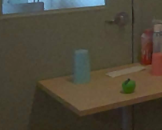
#> input picture cropped.png, 162 x 130 px
$ python sift.py
#> lines starting #> are read from the running program, lines starting #| are printed output that depends on the picture; after the words box and inside, x2 and y2 are one past the last pixel; in counts of white or black regions, pixels touching at a corner belong together
import cv2
import numpy as np
import matplotlib.pyplot as plt

DISTANCE_THRESHOLD = 300

def ratio_test(matches, threshold=0.85):
    good = []

    for pair in matches:
        if len(pair) == 2:
            m, n = pair
            if m.distance < threshold * n.distance:
                good.append(m)

    return good

def transform_point(H, point):      # transform points given homography
    # Convert point into the required format
    point = np.array(
        [[point]],
        dtype=np.float32
    )

    # Transform point
    transformed = cv2.perspectiveTransform(
        point, H
    )

    return transformed[0][0]


def siftTest(qImg, rImg, selectedPt):
    sift = cv2.SIFT_create(contrastThreshold=0.03)

    gray_target = cv2.cvtColor(qImg, cv2.COLOR_BGR2GRAY)
    gray_robot = cv2.cvtColor(rImg, cv2.COLOR_BGR2GRAY)

    # draw keypoints on image to compare later
    cam_keys, cam_desc = sift.detectAndCompute(gray_robot, None)
    target_keys, target_desc = sift.detectAndCompute(gray_target, None)

    target_keys = list(target_keys)

    # filter to a selected point with radius threshold
    filtered_target_keys = []
    filtered_target_desc = []
    for kp in range(len(target_keys)):
        pt = np.array((target_keys[kp].pt[0], target_keys[kp].pt[1]))
        if np.linalg.norm(pt - selectedPt) < DISTANCE_THRESHOLD:
            filtered_target_keys.append(target_keys[kp])
            filtered_target_desc.append(target_desc[kp])
            # filtered_target_desc = np.append(filtered_target_desc, target_keys[kp])
    filtered_target_desc = np.array(filtered_target_desc)

    return filtered_target_keys, filtered_target_desc, cam_keys, cam_desc

def surfTest(qImg, rImg, selectedPt):
    hessian = 400 # default val
    surf = cv2.xfeatures2d.SURF_create(hessian)
    surf.setExtended(True) # change dimensions to make it similar to sift

    # grey scale
    gray_target = cv2.cvtColor(qImg, cv2.COLOR_BGR2GRAY)
    gray_cam = cv2.cvtColor(rImg, cv2.COLOR_BGR2GRAY)

    # draw keypoints on image to compare later
    target_keys, target_desc = surf.detectAndCompute(gray_target, None)
    cam_keys, cam_desc = surf.detectAndCompute(gray_cam, None)
    # print(target_desc)

    # keep track of indexes of keys to filter
    filtered_target_keys = []
    filtered_target_desc = []
    for kp in range(len(target_keys)):
        pt = np.array((target_keys[kp].pt[0], target_keys[kp].pt[1]))
        if np.linalg.norm(pt - selectedPt) < DISTANCE_THRESHOLD:
            filtered_target_keys.append(target_keys[kp])
            filtered_target_desc.append(target_desc[kp])
            # filtered_target_desc = np.append(filtered_target_desc, target_keys[kp])
    filtered_target_desc = np.array(filtered_target_desc)

    return filtered_target_keys, filtered_target_desc, cam_keys, cam_desc

def combo_test(qImg, rImg, selectedPt):
    # run algorithms
    sift_target_keys, sift_target_desc, sift_cam_keys, sift_cam_desc = siftTest(qImg, rImg, selectedPt)
    surf_target_keys, surf_target_desc, surf_cam_keys, surf_cam_desc = surfTest(qImg, rImg, selectedPt)

    # copy image
    cam_img = qImg.copy()
    target_img = rImg.copy()

    cam_keys = sift_cam_keys + surf_cam_keys
    target_keys = sift_target_keys + surf_target_keys

    # match
    cv2.drawKeypoints(rImg, cam_keys, cam_img, (0, 255, 0))
    cv2.drawKeypoints(qImg, target_keys, target_img, (0, 255, 0))

    bf = cv2.BFMatcher(cv2.NORM_L2)
    sift_matches = bf.knnMatch(sift_target_desc, sift_cam_desc, k=2)
    surf_matches = bf.knnMatch(surf_target_desc, surf_cam_desc, k=2)

    # get match points of sift and surf to combine
    filtered_sift_matches = ratio_test(sift_matches)
    filtered_surf_matches = ratio_test(surf_matches)

    # combine sift and surf matches
    matches = list(filtered_sift_matches)
    for match in filtered_surf_matches:
        new_match = cv2.DMatch(
            _queryIdx=match.queryIdx + len(sift_target_keys),
            _trainIdx=match.trainIdx + len(sift_cam_keys),
            _distance=match.distance
        )
        matches.append(new_match)
    matches = sorted(matches, key=lambda x: x.distance)

    # set up RANSAC homography
    target_pts = np.float32([
        target_keys[m.queryIdx].pt
        for m in matches
    ]).reshape(-1, 1, 2)
    cam_pts = np.float32([
        cam_keys[m.trainIdx].pt
        for m in matches
    ]).reshape(-1, 1, 2)

    H, mask = cv2.findHomography(
        target_pts,
        cam_pts,
        cv2.RANSAC,
        3.0,
        maxIters=5000,
        confidence=0.99
    )
    if H is not None:
        filtered_matches = [
            m for i, m in enumerate(matches)
            if mask[i][0] == 1
        ]
    tfPt = transform_point(H, selectedPt)
    cv2.circle(rImg, (int(tfPt[0]), int(tfPt[1])), 3, color=(0,0,255), thickness=2)

    # Draw matches between both images
    final = cv2.drawMatches(
        qImg,
        target_keys,
        rImg,
        cam_keys,
        filtered_matches,
        None,
        matchColor=(0, 255, 0),
        singlePointColor=(255, 0, 0),
        flags=cv2.DrawMatchesFlags_NOT_DRAW_SINGLE_POINTS
    )

    # Display
    plt.figure(figsize=(16, 8))
    plt.imshow(cv2.cvtColor(final, cv2.COLOR_BGR2RGB))
    plt.title("Combined SIFT + SURF Matches (RANSAC)")
    plt.axis("off")
    plt.show()

    return

def main():
    cropped = cv2.imread('cropped.png')
#> cropped is the input picture: shape (130, 162, 3); mean B, G, R 55.3, 69.7, 76.1
    robot = cv2.imread('robotPOV.jpg')
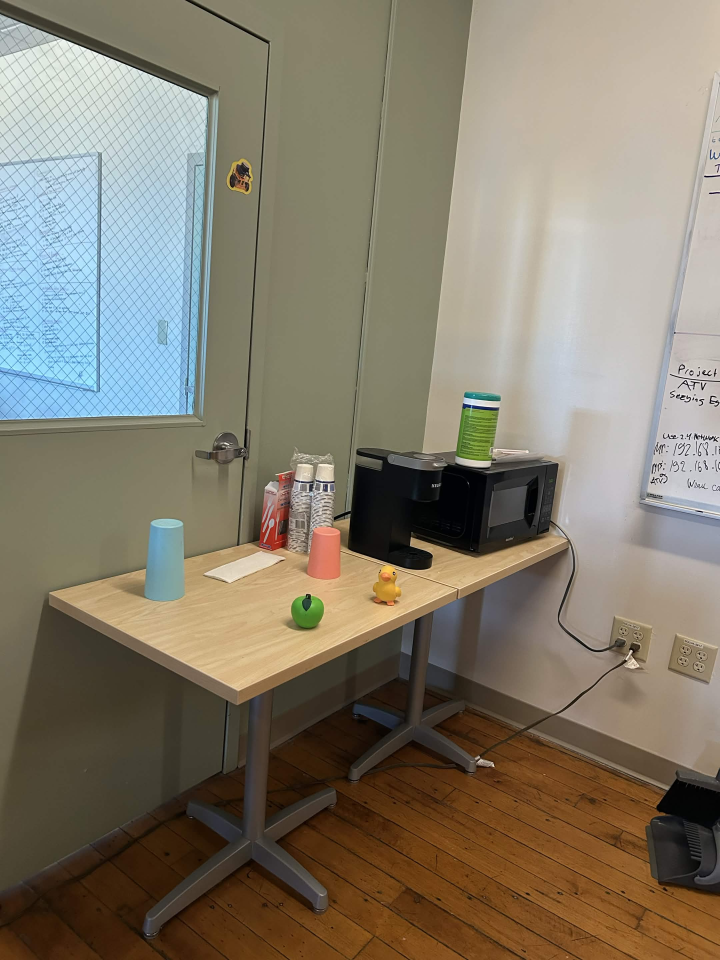
#> input picture robotPOV.jpg, 2160 x 2880 px (shown at 1/3 size)
#> robot is the input picture: shape (2880, 2160, 3); mean B, G, R 108.4, 124.1, 131.9
    quest = cv2.imread('questPOV.jpg')
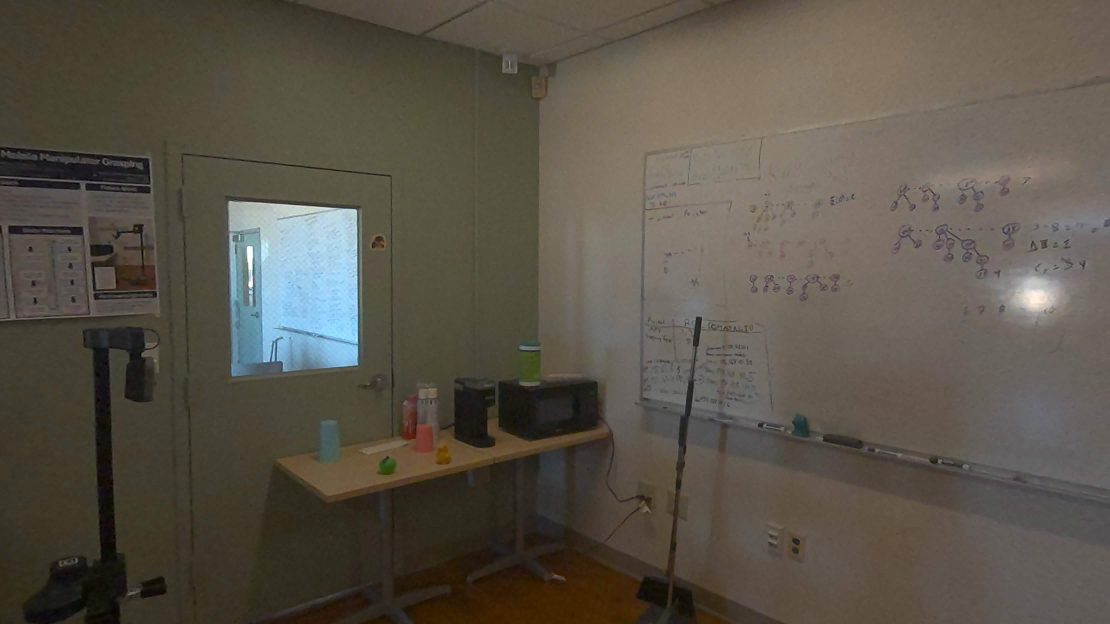
#> input picture questPOV.jpg, 3328 x 1872 px (shown at 1/3 size)
#> quest is the input picture: shape (1872, 3328, 3); mean B, G, R 73.2, 83.7, 90

    # small image
    h1, w1 = quest.shape[:2]
#> h1 = 1872; w1 = 3328
    h2, w2 = robot.shape[:2]
#> h2 = 2880; w2 = 2160
    scale = 4
    questImg = cv2.resize(quest, (int(w1 / scale), int(h1 / scale)))
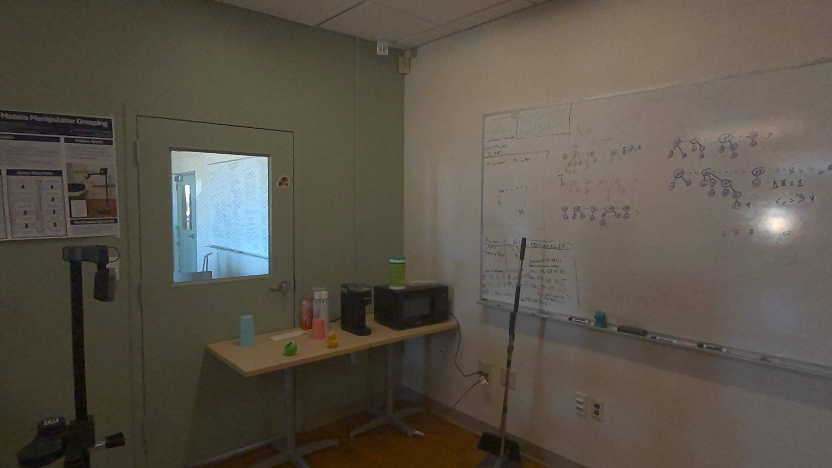
#> questImg: shape (468, 832, 3); mean B, G, R 73.3, 83.8, 90.1
    robotImg = cv2.resize(robot, (int(w2 / scale), int(h2 / scale)))
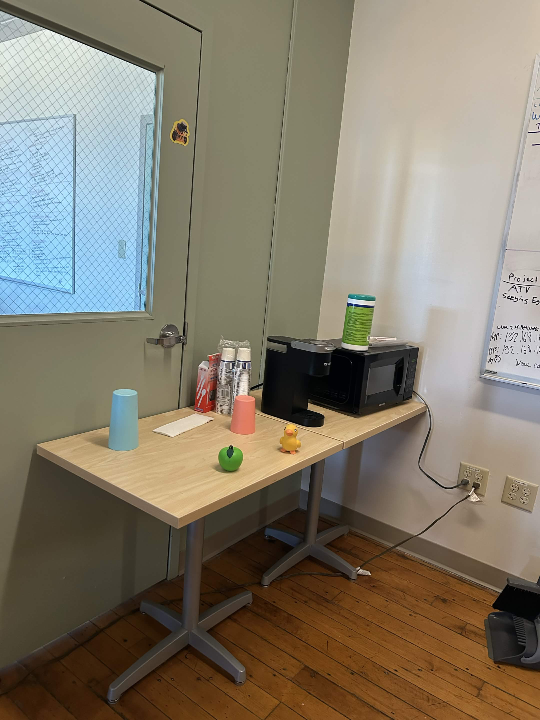
#> robotImg: shape (720, 540, 3); mean B, G, R 108.5, 124.1, 132

    # targetPt = np.array((450, 350))
    targetPt = np.array((250, 345))

    cv2.circle(questImg, targetPt, 3, color=(0,0,255), thickness=2)
#> questImg: shape (468, 832, 3); 0.02% of pixels changed, all inside (x1, y1, x2, y2) = (246, 341, 255, 350)
    # sift_cam, sift_target, sift_matches, _ = siftTest(quest, robot, targetPt)
    # surf_cam, surf_target, surf_matches = surfTest(questImg, robotImg, targetPt)
    combo_test(questImg, robotImg, targetPt)
#> in siftTest, `gray_target = cv2.cvtColor(qImg, cv2.COLOR_BGR2GRAY)`:
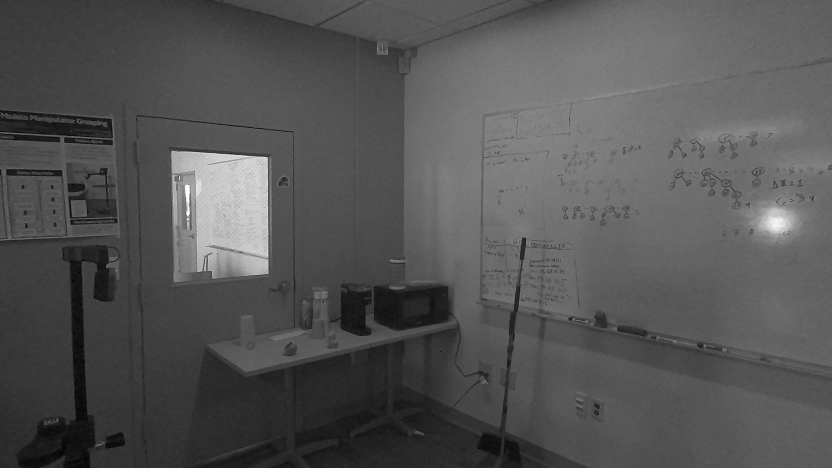
#> gray_target: shape (468, 832); min 2, max 254, mean 84.5
#> in siftTest, `gray_robot = cv2.cvtColor(rImg, cv2.COLOR_BGR2GRAY)`:
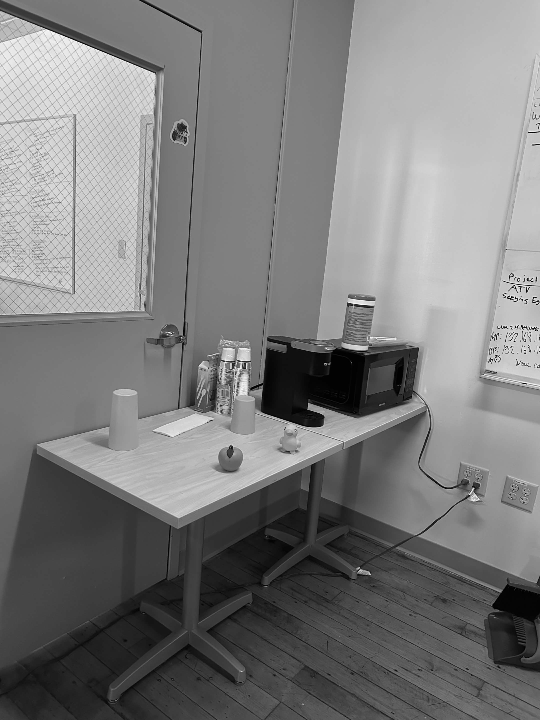
#> gray_robot: shape (720, 540); min 0, max 253, mean 124.7
#> in siftTest, `cam_keys, cam_desc = sift.detectAndCompute(gray_robot, None)`: cam_keys = 733 keypoints; strongest (x, y, size): (356, 305, 2.3), (351, 305, 1.9), (349, 304, 3), (305, 380, 57)
#> in siftTest, `target_keys, target_desc = sift.detectAndCompute(gray_target, None)`: target_keys = 450 keypoints; strongest (x, y, size): (225, 207, 74.6), (188, 213, 2.6), (776, 222, 19.7), (187, 187, 3.6)
#> the loop in siftTest, `for kp in range(len(target_keys)):` made 450 passes
#> pt on passes 1 to 3: [3.45, 108.9], [3.69, 172.3], [3.69, 172.3]
#> after the loop in siftTest, `for kp in range(len(target_keys)):`: filtered_target_desc = 321 items; filtered_target_keys = 321 keypoints; strongest (x, y, size): (225, 207, 74.6), (188, 213, 2.6), (187, 187, 3.6), (266, 158, 2.2)
#> in combo_test, `sift_target_keys, sift_target_desc, sift_cam_keys, sift_cam_desc = sif..`: sift_target_keys has the same summary as filtered_target_keys in siftTest; sift_cam_keys has the same summary as cam_keys in siftTest
    cv2.destroyAllWindows()

if __name__ == '__main__':
#> (the run stopped early here; a loop or call above may not have finished)
